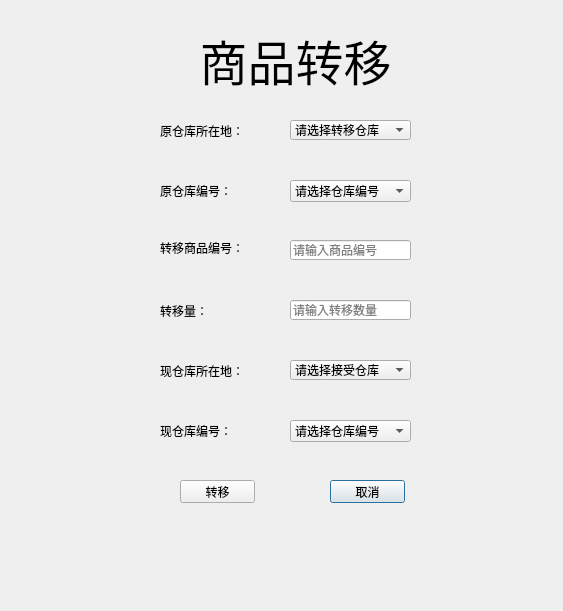
<?xml version="1.0" encoding="UTF-8"?>
<ui version="4.0">
 <class>TransferCommodity</class>
 <widget class="QDialog" name="TransferCommodity">
  <property name="geometry">
   <rect>
    <x>0</x>
    <y>0</y>
    <width>563</width>
    <height>611</height>
   </rect>
  </property>
  <property name="windowTitle">
   <string>TransferCommodity</string>
  </property>
  <widget class="QComboBox" name="packageNumFrom">
   <property name="geometry">
    <rect>
     <x>290</x>
     <y>180</y>
     <width>121</width>
     <height>22</height>
    </rect>
   </property>
   <item>
    <property name="text">
     <string>请选择仓库编号</string>
    </property>
   </item>
   <item>
    <property name="text">
     <string>1</string>
    </property>
   </item>
   <item>
    <property name="text">
     <string>2</string>
    </property>
   </item>
   <item>
    <property name="text">
     <string>3</string>
    </property>
   </item>
   <item>
    <property name="text">
     <string>4</string>
    </property>
   </item>
   <item>
    <property name="text">
     <string>5</string>
    </property>
   </item>
   <item>
    <property name="text">
     <string>6</string>
    </property>
   </item>
   <item>
    <property name="text">
     <string>7</string>
    </property>
   </item>
   <item>
    <property name="text">
     <string>8</string>
    </property>
   </item>
   <item>
    <property name="text">
     <string>9</string>
    </property>
   </item>
   <item>
    <property name="text">
     <string>10</string>
    </property>
   </item>
  </widget>
  <widget class="QLineEdit" name="inputInformation">
   <property name="geometry">
    <rect>
     <x>290</x>
     <y>300</y>
     <width>121</width>
     <height>20</height>
    </rect>
   </property>
   <property name="placeholderText">
    <string>请输入转移数量</string>
   </property>
   <property name="clearButtonEnabled">
    <bool>true</bool>
   </property>
  </widget>
  <widget class="QComboBox" name="packageLocationTo">
   <property name="geometry">
    <rect>
     <x>290</x>
     <y>360</y>
     <width>121</width>
     <height>20</height>
    </rect>
   </property>
   <item>
    <property name="text">
     <string>请选择接受仓库</string>
    </property>
   </item>
   <item>
    <property name="text">
     <string>北京</string>
    </property>
   </item>
   <item>
    <property name="text">
     <string>天津</string>
    </property>
   </item>
   <item>
    <property name="text">
     <string>上海</string>
    </property>
   </item>
   <item>
    <property name="text">
     <string>云南</string>
    </property>
   </item>
   <item>
    <property name="text">
     <string>四川</string>
    </property>
   </item>
   <item>
    <property name="text">
     <string>重庆</string>
    </property>
   </item>
  </widget>
  <widget class="QComboBox" name="packageNumTo">
   <property name="geometry">
    <rect>
     <x>290</x>
     <y>420</y>
     <width>121</width>
     <height>22</height>
    </rect>
   </property>
   <item>
    <property name="text">
     <string>请选择仓库编号</string>
    </property>
   </item>
   <item>
    <property name="text">
     <string>1</string>
    </property>
   </item>
   <item>
    <property name="text">
     <string>2</string>
    </property>
   </item>
   <item>
    <property name="text">
     <string>3</string>
    </property>
   </item>
   <item>
    <property name="text">
     <string>4</string>
    </property>
   </item>
   <item>
    <property name="text">
     <string>5</string>
    </property>
   </item>
   <item>
    <property name="text">
     <string>6</string>
    </property>
   </item>
   <item>
    <property name="text">
     <string>7</string>
    </property>
   </item>
   <item>
    <property name="text">
     <string>8</string>
    </property>
   </item>
   <item>
    <property name="text">
     <string>9</string>
    </property>
   </item>
   <item>
    <property name="text">
     <string>10</string>
    </property>
   </item>
  </widget>
  <widget class="QPushButton" name="Cancel">
   <property name="geometry">
    <rect>
     <x>330</x>
     <y>480</y>
     <width>75</width>
     <height>23</height>
    </rect>
   </property>
   <property name="text">
    <string>取消</string>
   </property>
  </widget>
  <widget class="QLabel" name="label">
   <property name="geometry">
    <rect>
     <x>160</x>
     <y>120</y>
     <width>91</width>
     <height>21</height>
    </rect>
   </property>
   <property name="text">
    <string>原仓库所在地：</string>
   </property>
  </widget>
  <widget class="QLabel" name="label_2">
   <property name="geometry">
    <rect>
     <x>160</x>
     <y>180</y>
     <width>71</width>
     <height>21</height>
    </rect>
   </property>
   <property name="text">
    <string>原仓库编号：</string>
   </property>
  </widget>
  <widget class="QLabel" name="label_3">
   <property name="geometry">
    <rect>
     <x>160</x>
     <y>300</y>
     <width>71</width>
     <height>21</height>
    </rect>
   </property>
   <property name="text">
    <string>转移量：</string>
   </property>
  </widget>
  <widget class="QLabel" name="label_4">
   <property name="geometry">
    <rect>
     <x>160</x>
     <y>360</y>
     <width>81</width>
     <height>21</height>
    </rect>
   </property>
   <property name="text">
    <string>现仓库所在地：</string>
   </property>
  </widget>
  <widget class="QLabel" name="label_5">
   <property name="geometry">
    <rect>
     <x>160</x>
     <y>420</y>
     <width>71</width>
     <height>21</height>
    </rect>
   </property>
   <property name="text">
    <string>现仓库编号：</string>
   </property>
  </widget>
  <widget class="QLabel" name="label_6">
   <property name="geometry">
    <rect>
     <x>170</x>
     <y>20</y>
     <width>251</width>
     <height>81</height>
    </rect>
   </property>
   <property name="text">
    <string>&lt;html&gt;&lt;head/&gt;&lt;body&gt;&lt;p align=&quot;center&quot;&gt;&lt;span style=&quot; font-size:36pt;&quot;&gt;商品转移&lt;/span&gt;&lt;/p&gt;&lt;/body&gt;&lt;/html&gt;</string>
   </property>
  </widget>
  <widget class="QLabel" name="label_7">
   <property name="geometry">
    <rect>
     <x>160</x>
     <y>240</y>
     <width>81</width>
     <height>16</height>
    </rect>
   </property>
   <property name="text">
    <string>转移商品编号：</string>
   </property>
  </widget>
  <widget class="QLineEdit" name="commodityNum">
   <property name="geometry">
    <rect>
     <x>290</x>
     <y>240</y>
     <width>121</width>
     <height>20</height>
    </rect>
   </property>
   <property name="placeholderText">
    <string>请输入商品编号</string>
   </property>
   <property name="clearButtonEnabled">
    <bool>true</bool>
   </property>
  </widget>
  <widget class="QPushButton" name="OK">
   <property name="geometry">
    <rect>
     <x>180</x>
     <y>480</y>
     <width>75</width>
     <height>23</height>
    </rect>
   </property>
   <property name="text">
    <string>转移</string>
   </property>
  </widget>
  <widget class="QComboBox" name="packageLocationFrom">
   <property name="geometry">
    <rect>
     <x>290</x>
     <y>120</y>
     <width>121</width>
     <height>20</height>
    </rect>
   </property>
   <item>
    <property name="text">
     <string>请选择转移仓库</string>
    </property>
   </item>
   <item>
    <property name="text">
     <string>北京</string>
    </property>
   </item>
   <item>
    <property name="text">
     <string>天津</string>
    </property>
   </item>
   <item>
    <property name="text">
     <string>上海</string>
    </property>
   </item>
   <item>
    <property name="text">
     <string>云南</string>
    </property>
   </item>
   <item>
    <property name="text">
     <string>四川</string>
    </property>
   </item>
   <item>
    <property name="text">
     <string>重庆</string>
    </property>
   </item>
  </widget>
 </widget>
 <layoutdefault spacing="6" margin="11"/>
 <resources/>
 <connections/>
</ui>
